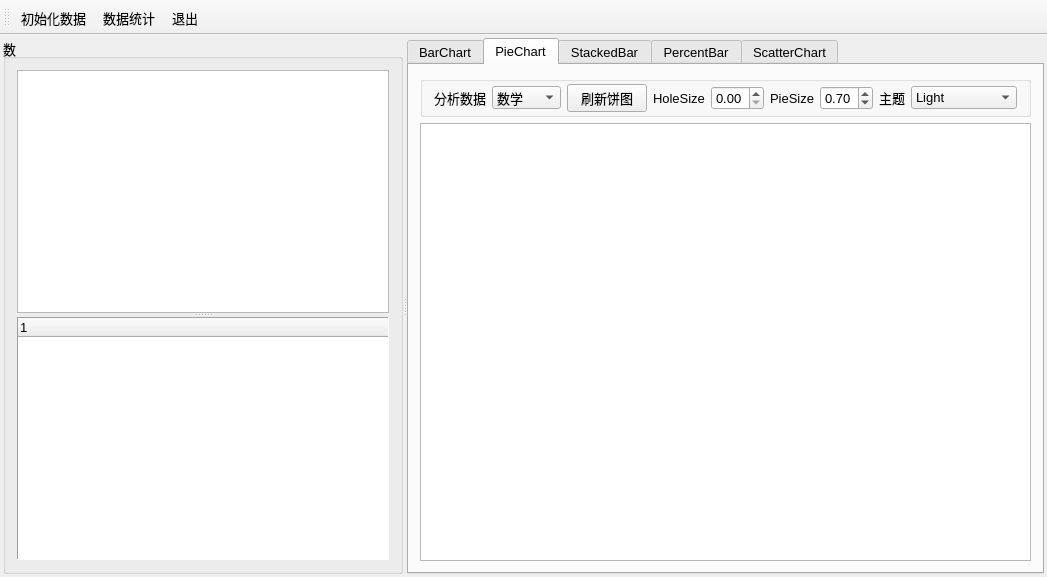
<?xml version="1.0" encoding="UTF-8"?>
<ui version="4.0">
 <class>MainWindow</class>
 <widget class="QMainWindow" name="MainWindow">
  <property name="geometry">
   <rect>
    <x>0</x>
    <y>0</y>
    <width>922</width>
    <height>577</height>
   </rect>
  </property>
  <property name="font">
   <font>
    <pointsize>10</pointsize>
   </font>
  </property>
  <property name="windowTitle">
   <string>各种常见图表</string>
  </property>
  <widget class="QWidget" name="centralWidget">
   <layout class="QVBoxLayout" name="verticalLayout_2">
    <property name="spacing">
     <number>3</number>
    </property>
    <property name="leftMargin">
     <number>3</number>
    </property>
    <property name="topMargin">
     <number>3</number>
    </property>
    <property name="rightMargin">
     <number>3</number>
    </property>
    <property name="bottomMargin">
     <number>3</number>
    </property>
    <item>
     <widget class="QSplitter" name="splitter">
      <property name="orientation">
       <enum>Qt::Horizontal</enum>
      </property>
      <widget class="QGroupBox" name="groupBox">
       <property name="minimumSize">
        <size>
         <width>400</width>
         <height>0</height>
        </size>
       </property>
       <property name="title">
        <string>数</string>
       </property>
       <layout class="QVBoxLayout" name="verticalLayout">
        <item>
         <widget class="QSplitter" name="splitter_2">
          <property name="sizePolicy">
           <sizepolicy hsizetype="Expanding" vsizetype="Expanding">
            <horstretch>0</horstretch>
            <verstretch>0</verstretch>
           </sizepolicy>
          </property>
          <property name="orientation">
           <enum>Qt::Vertical</enum>
          </property>
          <property name="opaqueResize">
           <bool>true</bool>
          </property>
          <property name="handleWidth">
           <number>4</number>
          </property>
          <property name="childrenCollapsible">
           <bool>true</bool>
          </property>
          <widget class="QTableView" name="tableView">
           <property name="sizePolicy">
            <sizepolicy hsizetype="Expanding" vsizetype="Expanding">
             <horstretch>0</horstretch>
             <verstretch>0</verstretch>
            </sizepolicy>
           </property>
           <property name="font">
            <font>
             <pointsize>10</pointsize>
            </font>
           </property>
           <property name="sortingEnabled">
            <bool>false</bool>
           </property>
           <attribute name="horizontalHeaderCascadingSectionResizes">
            <bool>false</bool>
           </attribute>
           <attribute name="horizontalHeaderDefaultSectionSize">
            <number>80</number>
           </attribute>
           <attribute name="horizontalHeaderHighlightSections">
            <bool>true</bool>
           </attribute>
           <attribute name="horizontalHeaderStretchLastSection">
            <bool>false</bool>
           </attribute>
          </widget>
          <widget class="QTreeWidget" name="treeWidget">
           <property name="enabled">
            <bool>true</bool>
           </property>
           <property name="maximumSize">
            <size>
             <width>16777215</width>
             <height>300</height>
            </size>
           </property>
           <property name="font">
            <font>
             <pointsize>10</pointsize>
            </font>
           </property>
           <property name="cursor" stdset="0">
            <cursorShape>ArrowCursor</cursorShape>
           </property>
           <property name="frameShape">
            <enum>QFrame::Panel</enum>
           </property>
           <property name="frameShadow">
            <enum>QFrame::Sunken</enum>
           </property>
           <property name="editTriggers">
            <set>QAbstractItemView::NoEditTriggers</set>
           </property>
           <property name="alternatingRowColors">
            <bool>true</bool>
           </property>
           <property name="autoExpandDelay">
            <number>1</number>
           </property>
           <attribute name="headerMinimumSectionSize">
            <number>20</number>
           </attribute>
           <attribute name="headerDefaultSectionSize">
            <number>80</number>
           </attribute>
           <attribute name="headerShowSortIndicator" stdset="0">
            <bool>false</bool>
           </attribute>
          </widget>
         </widget>
        </item>
       </layout>
      </widget>
      <widget class="QTabWidget" name="tabWidget">
       <property name="currentIndex">
        <number>1</number>
       </property>
       <widget class="QWidget" name="tab">
        <attribute name="icon">
         <iconset resource="res.qrc">
          <normaloff>:/images/images/3.ico</normaloff>:/images/images/3.ico</iconset>
        </attribute>
        <attribute name="title">
         <string>BarChart</string>
        </attribute>
        <layout class="QVBoxLayout" name="verticalLayout_3">
         <item>
          <widget class="QGroupBox" name="groupBox_2">
           <property name="title">
            <string/>
           </property>
           <layout class="QHBoxLayout" name="horizontalLayout">
            <property name="topMargin">
             <number>2</number>
            </property>
            <property name="bottomMargin">
             <number>2</number>
            </property>
            <item>
             <widget class="QPushButton" name="btnBuildBarChart">
              <property name="text">
               <string>刷新柱状图</string>
              </property>
             </widget>
            </item>
            <item>
             <spacer name="horizontalSpacer_2">
              <property name="orientation">
               <enum>Qt::Horizontal</enum>
              </property>
              <property name="sizeHint" stdset="0">
               <size>
                <width>40</width>
                <height>20</height>
               </size>
              </property>
             </spacer>
            </item>
           </layout>
          </widget>
         </item>
         <item>
          <widget class="QChartView" name="chartViewBar"/>
         </item>
        </layout>
       </widget>
       <widget class="QWidget" name="tab_2">
        <attribute name="icon">
         <iconset resource="res.qrc">
          <normaloff>:/images/images/43.ico</normaloff>:/images/images/43.ico</iconset>
        </attribute>
        <attribute name="title">
         <string>PieChart</string>
        </attribute>
        <layout class="QVBoxLayout" name="verticalLayout_4">
         <item>
          <widget class="QGroupBox" name="groupBox_3">
           <property name="title">
            <string/>
           </property>
           <layout class="QHBoxLayout" name="horizontalLayout_2">
            <property name="topMargin">
             <number>2</number>
            </property>
            <property name="bottomMargin">
             <number>2</number>
            </property>
            <item>
             <widget class="QLabel" name="label">
              <property name="text">
               <string>分析数据</string>
              </property>
              <property name="alignment">
               <set>Qt::AlignRight|Qt::AlignTrailing|Qt::AlignVCenter</set>
              </property>
             </widget>
            </item>
            <item>
             <widget class="QComboBox" name="cBoxCourse">
              <item>
               <property name="text">
                <string>数学</string>
               </property>
              </item>
              <item>
               <property name="text">
                <string>语文</string>
               </property>
              </item>
              <item>
               <property name="text">
                <string>英语</string>
               </property>
              </item>
              <item>
               <property name="text">
                <string>平均分</string>
               </property>
              </item>
             </widget>
            </item>
            <item>
             <widget class="QPushButton" name="btnDrawPieChart">
              <property name="text">
               <string>刷新饼图</string>
              </property>
             </widget>
            </item>
            <item>
             <widget class="QLabel" name="label_2">
              <property name="text">
               <string>HoleSize</string>
              </property>
             </widget>
            </item>
            <item>
             <widget class="QDoubleSpinBox" name="spinHoleSize">
              <property name="decimals">
               <number>2</number>
              </property>
              <property name="maximum">
               <double>1.000000000000000</double>
              </property>
              <property name="singleStep">
               <double>0.100000000000000</double>
              </property>
             </widget>
            </item>
            <item>
             <widget class="QLabel" name="label_3">
              <property name="text">
               <string>PieSize</string>
              </property>
             </widget>
            </item>
            <item>
             <widget class="QDoubleSpinBox" name="spinPieSize">
              <property name="maximum">
               <double>1.000000000000000</double>
              </property>
              <property name="singleStep">
               <double>0.100000000000000</double>
              </property>
              <property name="value">
               <double>0.700000000000000</double>
              </property>
             </widget>
            </item>
            <item>
             <widget class="QLabel" name="label_4">
              <property name="text">
               <string>主题</string>
              </property>
             </widget>
            </item>
            <item>
             <widget class="QComboBox" name="cBoxTheme">
              <item>
               <property name="text">
                <string>Light</string>
               </property>
              </item>
              <item>
               <property name="text">
                <string>BlueCerulean</string>
               </property>
              </item>
              <item>
               <property name="text">
                <string>Dark</string>
               </property>
              </item>
              <item>
               <property name="text">
                <string>BrownSand</string>
               </property>
              </item>
              <item>
               <property name="text">
                <string>BlueNcs</string>
               </property>
              </item>
              <item>
               <property name="text">
                <string>HighContrast</string>
               </property>
              </item>
              <item>
               <property name="text">
                <string>BlueIcy</string>
               </property>
              </item>
              <item>
               <property name="text">
                <string>Qt</string>
               </property>
              </item>
             </widget>
            </item>
            <item>
             <spacer name="horizontalSpacer">
              <property name="orientation">
               <enum>Qt::Horizontal</enum>
              </property>
              <property name="sizeHint" stdset="0">
               <size>
                <width>113</width>
                <height>20</height>
               </size>
              </property>
             </spacer>
            </item>
           </layout>
          </widget>
         </item>
         <item>
          <widget class="QChartView" name="chartViewPie"/>
         </item>
        </layout>
       </widget>
       <widget class="QWidget" name="tab_3">
        <attribute name="icon">
         <iconset resource="res.qrc">
          <normaloff>:/images/images/281.GIF</normaloff>:/images/images/281.GIF</iconset>
        </attribute>
        <attribute name="title">
         <string>StackedBar</string>
        </attribute>
        <layout class="QVBoxLayout" name="verticalLayout_5">
         <item>
          <widget class="QGroupBox" name="groupBox_4">
           <property name="title">
            <string/>
           </property>
           <layout class="QHBoxLayout" name="horizontalLayout_3">
            <property name="topMargin">
             <number>2</number>
            </property>
            <property name="bottomMargin">
             <number>2</number>
            </property>
            <item>
             <widget class="QPushButton" name="btnBuildStackedBar">
              <property name="text">
               <string>刷新堆叠柱状图</string>
              </property>
             </widget>
            </item>
            <item>
             <spacer name="horizontalSpacer_3">
              <property name="orientation">
               <enum>Qt::Horizontal</enum>
              </property>
              <property name="sizeHint" stdset="0">
               <size>
                <width>587</width>
                <height>20</height>
               </size>
              </property>
             </spacer>
            </item>
           </layout>
          </widget>
         </item>
         <item>
          <widget class="QChartView" name="chartViewStackedBar"/>
         </item>
        </layout>
       </widget>
       <widget class="QWidget" name="tab_5">
        <attribute name="icon">
         <iconset resource="res.qrc">
          <normaloff>:/images/images/f4.ico</normaloff>:/images/images/f4.ico</iconset>
        </attribute>
        <attribute name="title">
         <string>PercentBar</string>
        </attribute>
        <layout class="QVBoxLayout" name="verticalLayout_6">
         <item>
          <widget class="QGroupBox" name="groupBox_5">
           <property name="title">
            <string/>
           </property>
           <layout class="QHBoxLayout" name="horizontalLayout_4">
            <property name="topMargin">
             <number>2</number>
            </property>
            <property name="bottomMargin">
             <number>2</number>
            </property>
            <item>
             <widget class="QPushButton" name="btnPercentBar">
              <property name="text">
               <string>刷新百分比柱状图</string>
              </property>
             </widget>
            </item>
            <item>
             <spacer name="horizontalSpacer_4">
              <property name="orientation">
               <enum>Qt::Horizontal</enum>
              </property>
              <property name="sizeHint" stdset="0">
               <size>
                <width>587</width>
                <height>20</height>
               </size>
              </property>
             </spacer>
            </item>
           </layout>
          </widget>
         </item>
         <item>
          <widget class="QChartView" name="chartViewPercentBar"/>
         </item>
        </layout>
       </widget>
       <widget class="QWidget" name="tab_4">
        <attribute name="icon">
         <iconset resource="res.qrc">
          <normaloff>:/images/images/017.GIF</normaloff>:/images/images/017.GIF</iconset>
        </attribute>
        <attribute name="title">
         <string>ScatterChart</string>
        </attribute>
        <layout class="QVBoxLayout" name="verticalLayout_7">
         <item>
          <widget class="QGroupBox" name="groupBox_6">
           <property name="title">
            <string/>
           </property>
           <layout class="QHBoxLayout" name="horizontalLayout_5">
            <property name="topMargin">
             <number>2</number>
            </property>
            <property name="bottomMargin">
             <number>2</number>
            </property>
            <item>
             <widget class="QPushButton" name="btnScatter">
              <property name="text">
               <string>刷新图表</string>
              </property>
             </widget>
            </item>
            <item>
             <spacer name="horizontalSpacer_5">
              <property name="orientation">
               <enum>Qt::Horizontal</enum>
              </property>
              <property name="sizeHint" stdset="0">
               <size>
                <width>646</width>
                <height>20</height>
               </size>
              </property>
             </spacer>
            </item>
           </layout>
          </widget>
         </item>
         <item>
          <widget class="QChartView" name="chartViewScatter"/>
         </item>
        </layout>
       </widget>
      </widget>
     </widget>
    </item>
   </layout>
  </widget>
  <widget class="QMenuBar" name="menuBar">
   <property name="geometry">
    <rect>
     <x>0</x>
     <y>0</y>
     <width>922</width>
     <height>27</height>
    </rect>
   </property>
  </widget>
  <widget class="QToolBar" name="mainToolBar">
   <property name="toolButtonStyle">
    <enum>Qt::ToolButtonTextUnderIcon</enum>
   </property>
   <attribute name="toolBarArea">
    <enum>TopToolBarArea</enum>
   </attribute>
   <attribute name="toolBarBreak">
    <bool>false</bool>
   </attribute>
   <addaction name="actGenData"/>
   <addaction name="actTongJi"/>
   <addaction name="actQuit"/>
  </widget>
  <action name="actTongJi">
   <property name="icon">
    <iconset resource="res.qrc">
     <normaloff>:/images/images/216.GIF</normaloff>:/images/images/216.GIF</iconset>
   </property>
   <property name="text">
    <string>数据统计</string>
   </property>
   <property name="toolTip">
    <string>数据统计</string>
   </property>
  </action>
  <action name="actQuit">
   <property name="icon">
    <iconset resource="res.qrc">
     <normaloff>:/images/images/132.bmp</normaloff>:/images/images/132.bmp</iconset>
   </property>
   <property name="text">
    <string>退出</string>
   </property>
   <property name="toolTip">
    <string>退出</string>
   </property>
  </action>
  <action name="actGenData">
   <property name="icon">
    <iconset resource="res.qrc">
     <normaloff>:/images/images/828.bmp</normaloff>:/images/images/828.bmp</iconset>
   </property>
   <property name="text">
    <string>初始化数据</string>
   </property>
   <property name="toolTip">
    <string>随机初始化数据</string>
   </property>
  </action>
 </widget>
 <layoutdefault spacing="6" margin="11"/>
 <customwidgets>
  <customwidget>
   <class>QChartView</class>
   <extends>QGraphicsView</extends>
   <header location="global">qchartview.h</header>
  </customwidget>
 </customwidgets>
 <resources>
  <include location="res.qrc"/>
 </resources>
 <connections>
  <connection>
   <sender>actQuit</sender>
   <signal>triggered()</signal>
   <receiver>MainWindow</receiver>
   <slot>close()</slot>
   <hints>
    <hint type="sourcelabel">
     <x>-1</x>
     <y>-1</y>
    </hint>
    <hint type="destinationlabel">
     <x>537</x>
     <y>362</y>
    </hint>
   </hints>
  </connection>
 </connections>
</ui>
